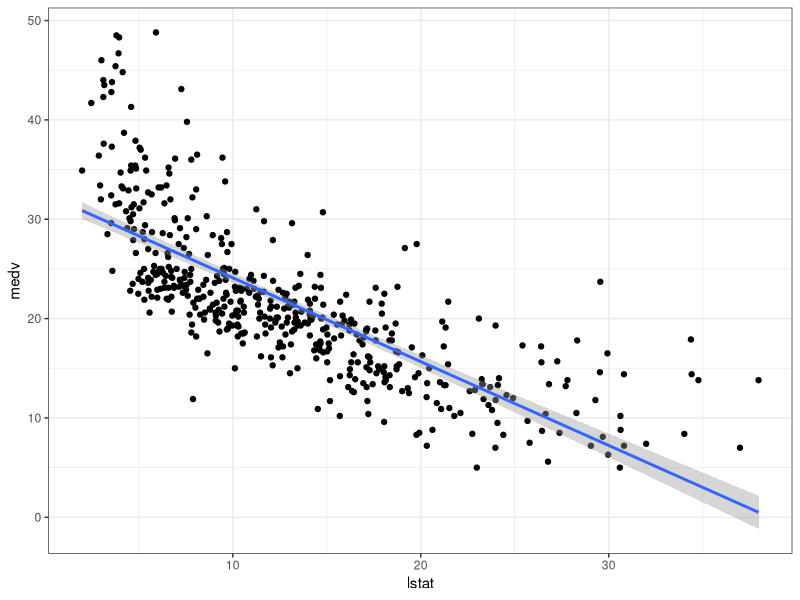
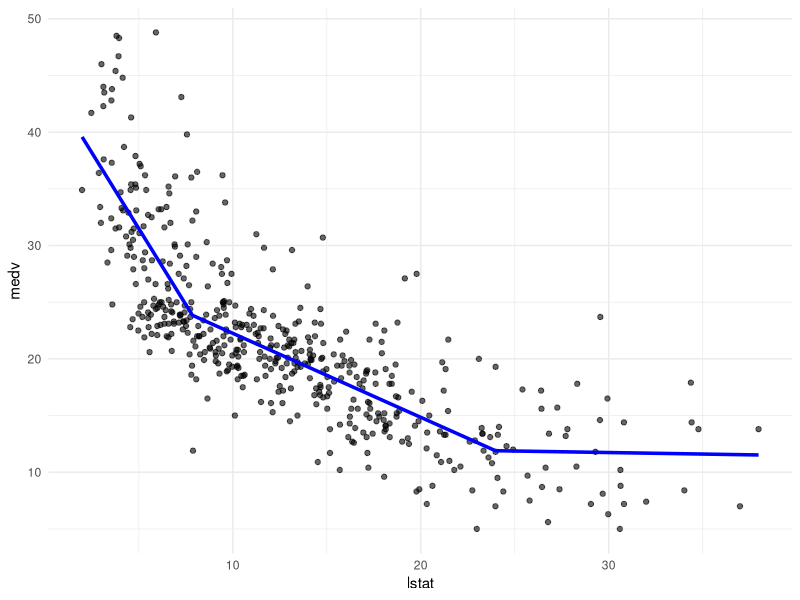

Reproduce these figures in R, in order.
# Practicar resample
#--------------------
library(dplyr)
library(rsample)
library(earth)
library(ggplot2)
library(purrr)
library(broom)

#load data
data(Boston, package = "MASS")

# Only one predictor
#----------------------
df_one0<-Boston |> dplyr::select(medv,lstat) |> filter(medv<50)

## lm
ggplot(df_one0,aes(x=lstat,y=medv))+
  geom_point()+
  geom_smooth(method="lm")+
  theme_bw()
se_lm<-summary(lm(medv~lstat,data=df_one0))$sigma
se_lm

## earth
mars_mdl<-earth(medv~.,data=df_one0)
ggplot(df_one0, aes(x = lstat, y = medv)) +
  geom_point(alpha = 0.6) +  
  geom_line(data = df_one0, aes(x = lstat, y = predict(mars_mdl,newdata=df_one0)), 
            color = "blue", size = 1.2) +
  theme_minimal()
se_earth<-sqrt(mars_mdl$rss/(nrow(df_one0)-1))
se_earth

set.seed(123) 
boston_boots <- bootstraps(Boston, times = 1000)
